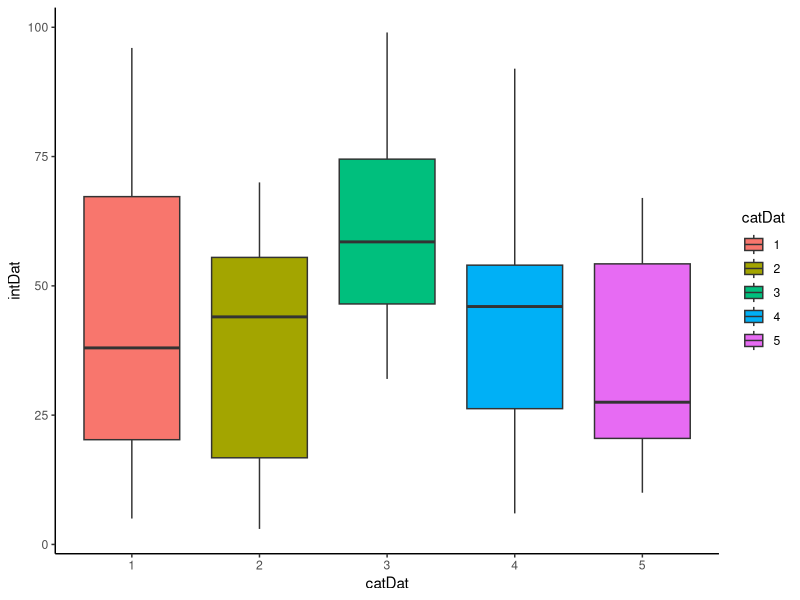
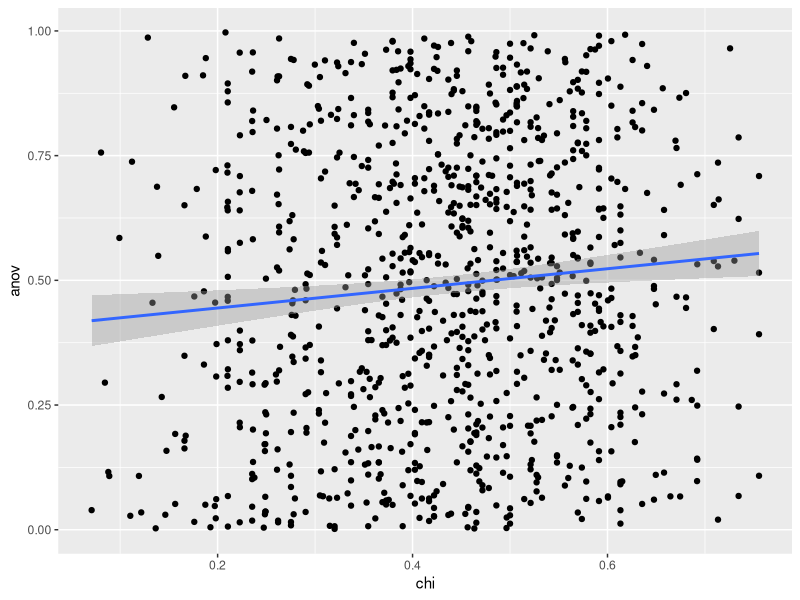
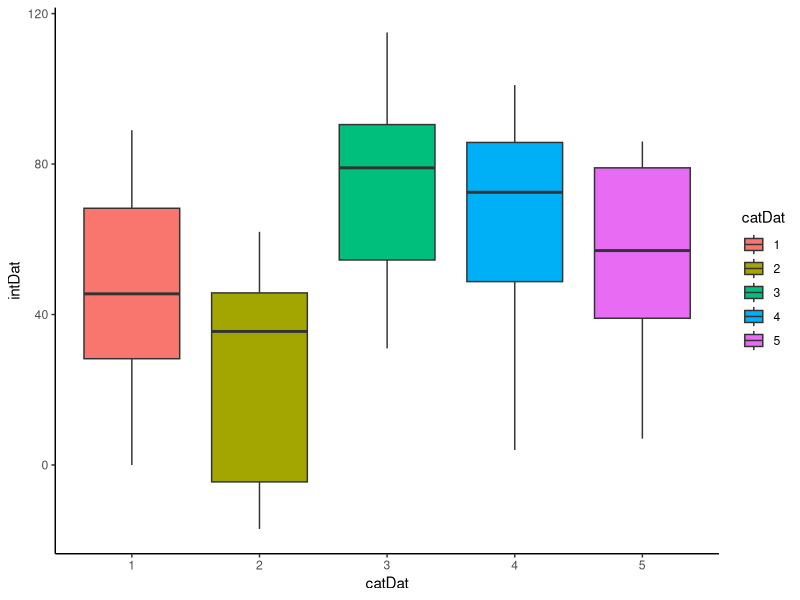
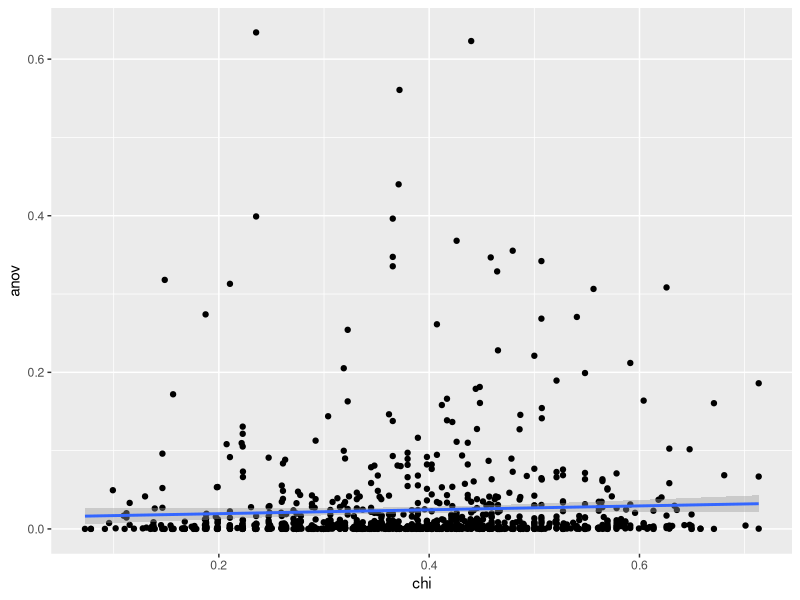

These charts were generated, in order, by the following R code:
## ---- chunk 1
library(ggplot2)

CHIANOVA <- function(ngroups = 5, pergroup = 12, plot = F){
  intDat <- round(runif((ngroups*pergroup),1,100))
  catDat <- factor(rep(1:ngroups,(60/5)))
  
  df <- data.frame(intDat,catDat)
  t <- xtabs(~intDat + catDat, data = df)
  ch <- chisq.test(t)
  
  m <- aov(intDat ~ catDat, data = df)
  sm <- summary(m)
    if (plot){
    print(ggplot(df, aes(x = catDat, y = intDat)) + geom_boxplot(aes(fill = catDat)) + theme_classic())
  }
  return(list(chi = ch$p.value, anov = sm[[1]][["Pr(>F)"]][1]))
}
## ---- chunk 2
examp <- CHIANOVA(plot = T)
## ---- chunk 3
set.seed(123)
n <- 1000
ca <- data.frame(chi = 0, anov = 0)
for (i in 1:n){
  k <- CHIANOVA()
  ca <- rbind(ca,k)
}

ca <- ca[2:dim(ca)[1],]
head(ca)
## ---- chunk 4
ggplot(ca,aes(x = chi, y = anov)) + geom_point() + geom_smooth(method = "lm")
cor(ca)
## ---- chunk 5
chi_aov <- lm(anov~chi, data = ca)
summary(chi_aov)

## ---- chunk 6
CHIANOVA2 <- function(ngroups = 5, pergroup = 12, plot = F){
  intDat <- round(runif((ngroups*pergroup),1,100))
  catDat <- factor(rep(1:ngroups,(60/5)))

  
  df <- data.frame(intDat,catDat)
  
  #creating a relationship
  df[df$catDat == 1, "intDat"] <- df[df$catDat == 1,"intDat"] -5
  df[df$catDat == 2,"intDat"] <- df[df$catDat == 2,"intDat"] -25
  df[df$catDat == 3,"intDat"] <- df[df$catDat == 3,"intDat"] + 20 
  df[df$catDat == 4,"intDat"] <- df[df$catDat == 4,"intDat"] + 2
  
  t <- xtabs(~intDat + catDat, data = df)
  ch <- chisq.test(t)
  
  m <- aov(intDat ~ catDat, data = df)
  sm <- summary(m)
  if (plot){
    print(ggplot(df, aes(x = catDat, y = intDat)) + geom_boxplot(aes(fill = catDat)) + theme_classic())
  }
  return(list(chi = ch$p.value, anov = sm[[1]][["Pr(>F)"]][1]))
}
## ---- chunk 7
examp <- CHIANOVA2(plot = T)
## ---- chunk 8
set.seed(123)
n <- 1000
ca <- data.frame(chi = 0, anov = 0)
for (i in 1:n){
  k <- CHIANOVA2()
  ca <- rbind(ca,k)
}

ca <- ca[2:dim(ca)[1],]
head(ca)
## ---- chunk 9
ggplot(ca,aes(x = chi, y = anov)) + geom_point() + geom_smooth(method = "lm")
cor(ca)
## ---- chunk 10
chi_aov <- lm(anov~chi, data = ca)
summary(chi_aov)

